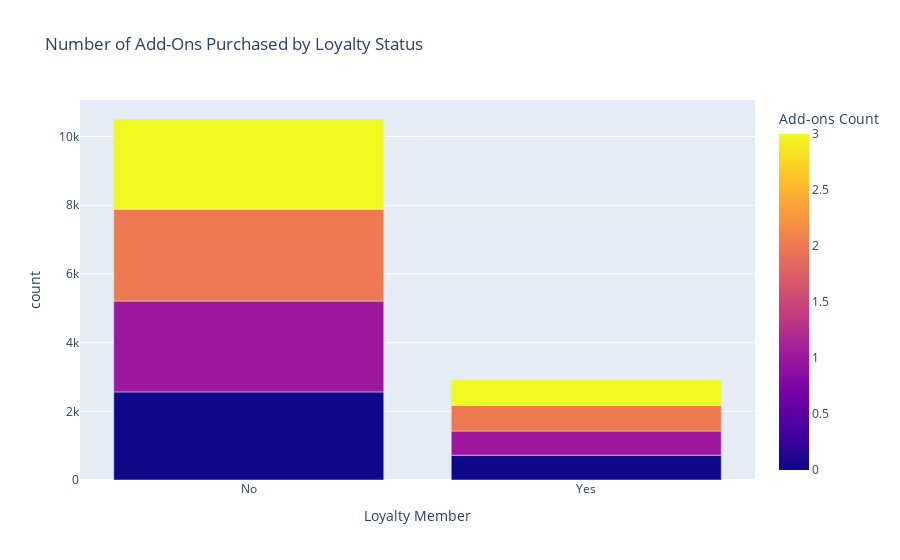

The notebook cell saved with this chart:
### Markdown cell above
For this I will use a Stacked bar chart of add-on purchases by loyalty status

### Code cell
import plotly.express as px

# Create a new column for add-on count (0 if 'None Purchased', else count of items)
df['Add-ons Count'] = df['Add-ons Purchased'].apply(lambda x: 0 if x == 'None Purchased' or pd.isnull(x) else len(str(x).split(',')))

# Stacked bar chart: Number of add-ons purchased by loyalty status
add_on_count = df.groupby(['Loyalty Member', 'Add-ons Count']).size().reset_index(name='count')
color_map = {0: 'red', 1: 'blue', 2: 'green', 3: 'orange', 4: 'purple', 5: 'brown'}
fig = px.bar(add_on_count, x='Loyalty Member', y='count', color='Add-ons Count', barmode='stack',
             color_discrete_map=color_map, title='Number of Add-Ons Purchased by Loyalty Status')
fig.show()

# Calculate percentage of loyalty and non-loyalty members who bought at least 1 add-on
loyalty_mask = df['Loyalty Member'] == 'Yes'
non_loyalty_mask = df['Loyalty Member'] == 'No'

loyalty_total = loyalty_mask.sum()
non_loyalty_total = non_loyalty_mask.sum()

loyalty_with_addon = ((df['Add-ons Count'] > 0) & loyalty_mask).sum()
non_loyalty_with_addon = ((df['Add-ons Count'] > 0) & non_loyalty_mask).sum()

loyalty_pct = (loyalty_with_addon / loyalty_total * 100) if loyalty_total > 0 else 0
non_loyalty_pct = (non_loyalty_with_addon / non_loyalty_total * 100) if non_loyalty_total > 0 else 0

print(f"Percentage of loyalty members who bought at least 1 add-on: {loyalty_pct:.2f}%")
print(f"Percentage of non-loyalty members who bought at least 1 add-on: {non_loyalty_pct:.2f}%")

### Figure 1 — Plotly figure (JSON) as saved in the notebook; plotly's stock layout.template omitted (floating-point values rounded to 4 significant figures)
{"data": [{"alignmentgroup": "True", "hovertemplate": "Loyalty Member=%{x}<br>count=%{y}<br>Add-ons Count=%{marker.color}<extra></extra>", "legendgroup": "", "marker": {"color": [0, 1, 2, 3, 0, 1, 2, 3], "coloraxis": "coloraxis", "pattern": {"shape": ""}}, "name": "", "offsetgroup": "", "orientation": "v", "showlegend": false, "textposition": "auto", "type": "bar", "x": ["No", "No", "No", "No", "Yes", "Yes", "Yes", "Yes"], "xaxis": "x", "y": [2566, 2646, 2675, 2625, 721, 705, 744, 750], "yaxis": "y"}], "layout": {"barmode": "stack", "coloraxis": {"colorbar": {"title": {"text": "Add-ons Count"}}, "colorscale": [[0, "#0d0887"], [0.1111, "#46039f"], [0.2222, "#7201a8"], [0.3333, "#9c179e"], [0.4444, "#bd3786"], [0.5556, "#d8576b"], [0.6667, "#ed7953"], [0.7778, "#fb9f3a"], [0.8889, "#fdca26"], [1, "#f0f921"]]}, "legend": {"tracegroupgap": 0}, "title": {"text": "Number of Add-Ons Purchased by Loyalty Status"}, "xaxis": {"anchor": "y", "domain": [0, 1], "title": {"text": "Loyalty Member"}}, "yaxis": {"anchor": "x", "domain": [0, 1], "title": {"text": "count"}}}}
